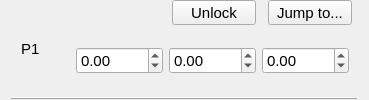
       <widget class="QWidget" name="p1Frame" native="true">
        <layout class="QGridLayout" name="gridLayout_3">
         <property name="topMargin">
          <number>0</number>
         </property>
         <property name="bottomMargin">
          <number>0</number>
         </property>
         <property name="verticalSpacing">
          <number>0</number>
         </property>
         <item row="0" column="3">
          <widget class="QPushButton" name="p1FrameLockButton">
           <property name="sizePolicy">
            <sizepolicy hsizetype="Fixed" vsizetype="Fixed">
             <horstretch>0</horstretch>
             <verstretch>0</verstretch>
            </sizepolicy>
           </property>
           <property name="minimumSize">
            <size>
             <width>90</width>
             <height>25</height>
            </size>
           </property>
           <property name="font">
            <font>
             <family>Arial</family>
             <pointsize>11</pointsize>
            </font>
           </property>
           <property name="styleSheet">
            <string notr="true">margin-right: 6px;</string>
           </property>
           <property name="text">
            <string>Unlock</string>
           </property>
           <attribute name="buttonGroup">
            <string notr="true">frameFidButtonGroup</string>
           </attribute>
          </widget>
         </item>
         <item row="0" column="4">
          <widget class="QPushButton" name="p1FrameJumpButton">
           <property name="sizePolicy">
            <sizepolicy hsizetype="Fixed" vsizetype="Fixed">
             <horstretch>0</horstretch>
             <verstretch>0</verstretch>
            </sizepolicy>
           </property>
           <property name="minimumSize">
            <size>
             <width>90</width>
             <height>25</height>
            </size>
           </property>
           <property name="font">
            <font>
             <family>Arial</family>
             <pointsize>11</pointsize>
            </font>
           </property>
           <property name="styleSheet">
            <string notr="true">margin-right: 6px;</string>
           </property>
           <property name="text">
            <string>Jump to...</string>
           </property>
           <attribute name="buttonGroup">
            <string notr="true">frameFidButtonGroup</string>
           </attribute>
          </widget>
         </item>
         <item row="1" column="1" colspan="4">
          <widget class="QWidget" name="p1FrameCoords" native="true">
           <layout class="QGridLayout" name="gridLayout_12">
            <property name="verticalSpacing">
             <number>6</number>
            </property>
            <item row="0" column="0">
             <widget class="QDoubleSpinBox" name="p1FrameX">
              <property name="sizePolicy">
               <sizepolicy hsizetype="Fixed" vsizetype="Fixed">
                <horstretch>0</horstretch>
                <verstretch>0</verstretch>
               </sizepolicy>
              </property>
              <property name="minimumSize">
               <size>
                <width>60</width>
                <height>0</height>
               </size>
              </property>
              <property name="font">
               <font>
                <family>Arial</family>
                <pointsize>11</pointsize>
               </font>
              </property>
              <property name="focusPolicy">
               <enum>Qt::StrongFocus</enum>
              </property>
              <property name="styleSheet">
               <string notr="true"/>
              </property>
              <property name="showGroupSeparator" stdset="0">
               <bool>false</bool>
              </property>
              <property name="minimum">
               <double>-1000.000000000000000</double>
              </property>
              <property name="maximum">
               <double>1000.000000000000000</double>
              </property>
             </widget>
            </item>
            <item row="0" column="1">
             <widget class="QDoubleSpinBox" name="p1FrameY">
              <property name="sizePolicy">
               <sizepolicy hsizetype="Fixed" vsizetype="Fixed">
                <horstretch>0</horstretch>
                <verstretch>0</verstretch>
               </sizepolicy>
              </property>
              <property name="minimumSize">
               <size>
                <width>60</width>
                <height>0</height>
               </size>
              </property>
              <property name="font">
               <font>
                <family>Arial</family>
                <pointsize>11</pointsize>
               </font>
              </property>
              <property name="focusPolicy">
               <enum>Qt::StrongFocus</enum>
              </property>
              <property name="styleSheet">
               <string notr="true"/>
              </property>
              <property name="minimum">
               <double>-1000.000000000000000</double>
              </property>
              <property name="maximum">
               <double>1000.000000000000000</double>
              </property>
             </widget>
            </item>
            <item row="0" column="2">
             <widget class="QDoubleSpinBox" name="p1FrameZ">
              <property name="sizePolicy">
               <sizepolicy hsizetype="Fixed" vsizetype="Fixed">
                <horstretch>0</horstretch>
                <verstretch>0</verstretch>
               </sizepolicy>
              </property>
              <property name="minimumSize">
               <size>
                <width>60</width>
                <height>0</height>
               </size>
              </property>
              <property name="font">
               <font>
                <family>Arial</family>
                <pointsize>11</pointsize>
               </font>
              </property>
              <property name="focusPolicy">
               <enum>Qt::StrongFocus</enum>
              </property>
              <property name="minimum">
               <double>-1000.000000000000000</double>
              </property>
              <property name="maximum">
               <double>1000.000000000000000</double>
              </property>
             </widget>
            </item>
           </layout>
          </widget>
         </item>
         <item row="0" column="2">
          <widget class="qSlicerMarkupsPlaceWidget" name="p1FramePoint">
           <property name="sizePolicy">
            <sizepolicy hsizetype="Preferred" vsizetype="Preferred">
             <horstretch>0</horstretch>
             <verstretch>0</verstretch>
            </sizepolicy>
           </property>
           <property name="minimumSize">
            <size>
             <width>0</width>
             <height>0</height>
            </size>
           </property>
           <property name="font">
            <font>
             <family>Arial</family>
             <pointsize>11</pointsize>
            </font>
           </property>
           <property name="buttonsVisible">
            <bool>false</bool>
           </property>
           <property name="deleteAllMarkupsOptionVisible">
            <bool>false</bool>
           </property>
           <property name="placeMultipleMarkups">
            <enum>qSlicerMarkupsPlaceWidget::ForcePlaceSingleMarkup</enum>
           </property>
           <property name="placeModeEnabled">
            <bool>false</bool>
           </property>
           <property name="deleteButton().show()" stdset="0">
            <bool>true</bool>
           </property>
           <property name="placeButton().show()" stdset="0">
            <bool>true</bool>
           </property>
          </widget>
         </item>
         <item row="0" column="0" rowspan="2">
          <widget class="QLabel" name="label_6">
           <property name="sizePolicy">
            <sizepolicy hsizetype="Fixed" vsizetype="Preferred">
             <horstretch>0</horstretch>
             <verstretch>0</verstretch>
            </sizepolicy>
           </property>
           <property name="minimumSize">
            <size>
             <width>50</width>
             <height>0</height>
            </size>
           </property>
           <property name="font">
            <font>
             <family>Arial</family>
             <pointsize>11</pointsize>
            </font>
           </property>
           <property name="text">
            <string>P1</string>
           </property>
           <property name="indent">
            <number>10</number>
           </property>
          </widget>
         </item>
         <item row="2" column="0" colspan="5">
          <widget class="Line" name="line_24">
           <property name="sizePolicy">
            <sizepolicy hsizetype="Preferred" vsizetype="Fixed">
             <horstretch>0</horstretch>
             <verstretch>0</verstretch>
            </sizepolicy>
           </property>
           <property name="minimumSize">
            <size>
             <width>0</width>
             <height>0</height>
            </size>
           </property>
           <property name="font">
            <font>
             <family>Arial</family>
             <pointsize>11</pointsize>
            </font>
           </property>
           <property name="frameShadow">
            <enum>QFrame::Raised</enum>
           </property>
           <property name="lineWidth">
            <number>1</number>
           </property>
           <property name="orientation">
            <enum>Qt::Horizontal</enum>
           </property>
          </widget>
         </item>
        </layout>
       </widget>
